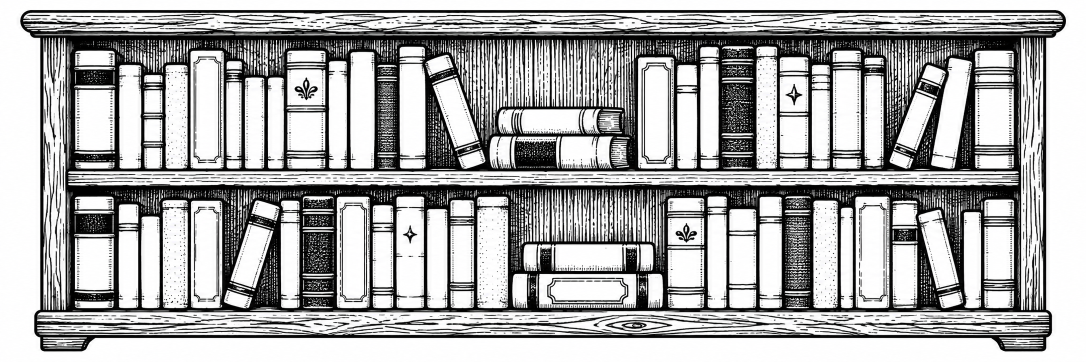
#> input picture assets_local/focus/bookshelf-source.png, 2172 x 724 px (shown at 1/2 size)
$ python build_bookshelf.py
#> lines starting #> are read from the running program, lines starting #| are printed output that depends on the picture; after the words box and inside, x2 and y2 are one past the last pixel; in counts of white or black regions, pixels touching at a corner belong together
"""Encode the Focus illustration as a flash-resident, one-bit FreeInkUI bitmap."""
from pathlib import Path
from PIL import Image

ROOT = Path(__file__).resolve().parents[2]


def main():
    image = Image.open(ROOT / 'assets_local/focus/bookshelf-source.png').convert('L')
    image = image.resize((432, 144), Image.Resampling.LANCZOS)
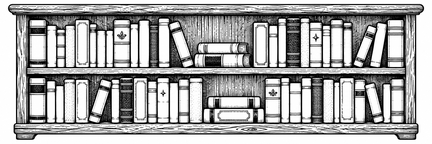
#> image: PIL image 432x144 L; min 0, max 255, mean 169.9
    bitmap = image.point(lambda value: 255 if value > 155 else 0).convert('1')
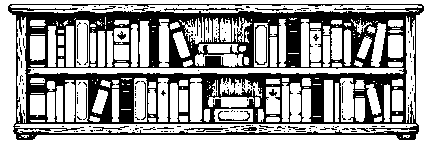
#> bitmap: PIL image 432x144 1; 62% white; 171 black regions (151 under 20 px), largest, box (x1, y1, x2, y2) and area: (8, 4, 424, 140) 22137, (164, 8, 244, 11) 113, (255, 25, 267, 65) 103
    bitmap.save(ROOT / 'assets_local/focus/bookshelf.png')
    packed = bytes(value ^ 255 for value in bitmap.tobytes())
    lines = ['#pragma once', '', '#include <FreeInkUI.h>', '', 'namespace focusart {',
             '// Packed 1-bit version of assets_local/focus/bookshelf.png.',
             'inline constexpr uint8_t bookshelfBits[] = {']
    lines.extend('    ' + ', '.join(f'0x{value:02x}' for value in packed[offset:offset + 19]) + ','
                 for offset in range(0, len(packed), 19))
    lines.extend(['};', 'inline constexpr freeink::ui::BitmapRef bookshelf{bookshelfBits, 432, 144, freeink::ui::BitmapFormat::BW1};',
                  '}  // namespace focusart', ''])
    (ROOT / 'src/apps_local/focus/FocusBookshelf.h').write_text('\n'.join(lines), encoding='utf-8')


if __name__ == '__main__':
    main()

$ run again, with assets_local/focus/books-source.png copied over assets_local/focus/bookshelf-source.png
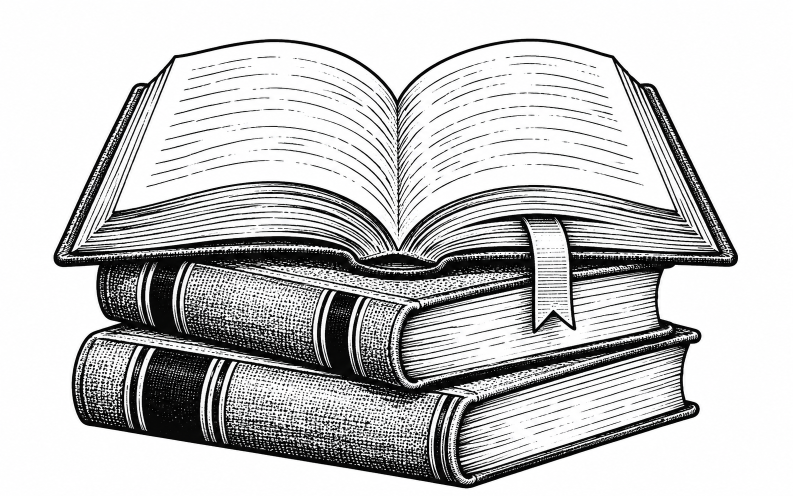
#> input picture assets_local/focus/books-source.png, 1586 x 992 px (shown at 1/2 size)
#> in main, `image = image.resize((432, 144), Image.Resampling.LANCZOS)`:
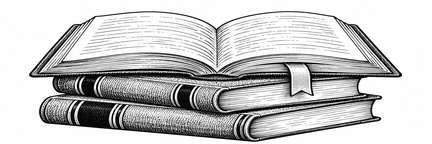
#> image: PIL image 432x144 L; min 0, max 255, mean 199.2
#> in main, `bitmap = image.point(lambda value: 255 if value > 155 else 0).convert(..`:
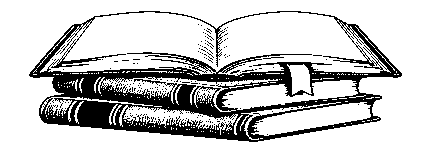
#> bitmap: PIL image 432x144 1; 77.2% white; 193 black regions (191 under 20 px), largest, box (x1, y1, x2, y2) and area: (29, 11, 402, 142) 13724, (263, 57, 284, 59) 21
